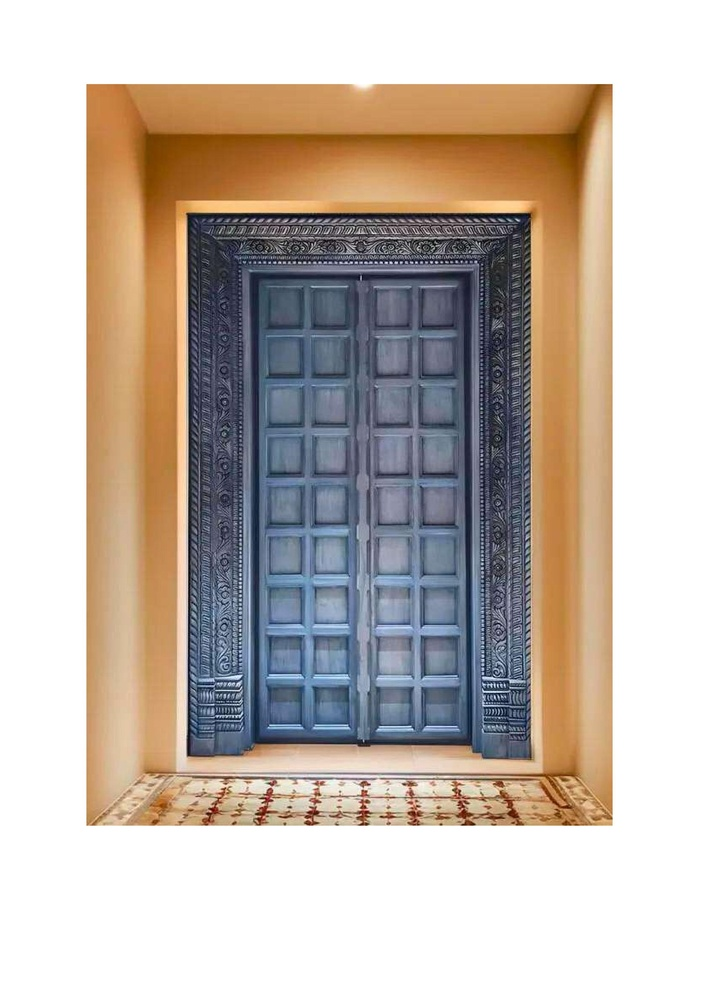
#> input picture input_images/sample (1).jpg, 707 x 999 px, shrunk from 2479 x 3504 before the run; its folder holds only this picture in this run
$ python auto_image_enhancer.py
#> lines starting #> are read from the running program, lines starting #| are printed output that depends on the picture; after the words box and inside, x2 and y2 are one past the last pixel; in counts of white or black regions, pixels touching at a corner belong together
#> further down, image is the input picture: PIL image 707x999 RGB; mean R, G, B 194.7, 183.6, 174.4
from PIL import Image, ImageChops, ImageEnhance
import os

# === Folder paths ===
input_folder = "input_images"
output_folder = "output_images"
os.makedirs(output_folder, exist_ok=True)

# === Smart crop to remove light/white edges ===
def smart_crop(image, tolerance=240):
#> called with tolerance = 240
    gray = image.convert("L")
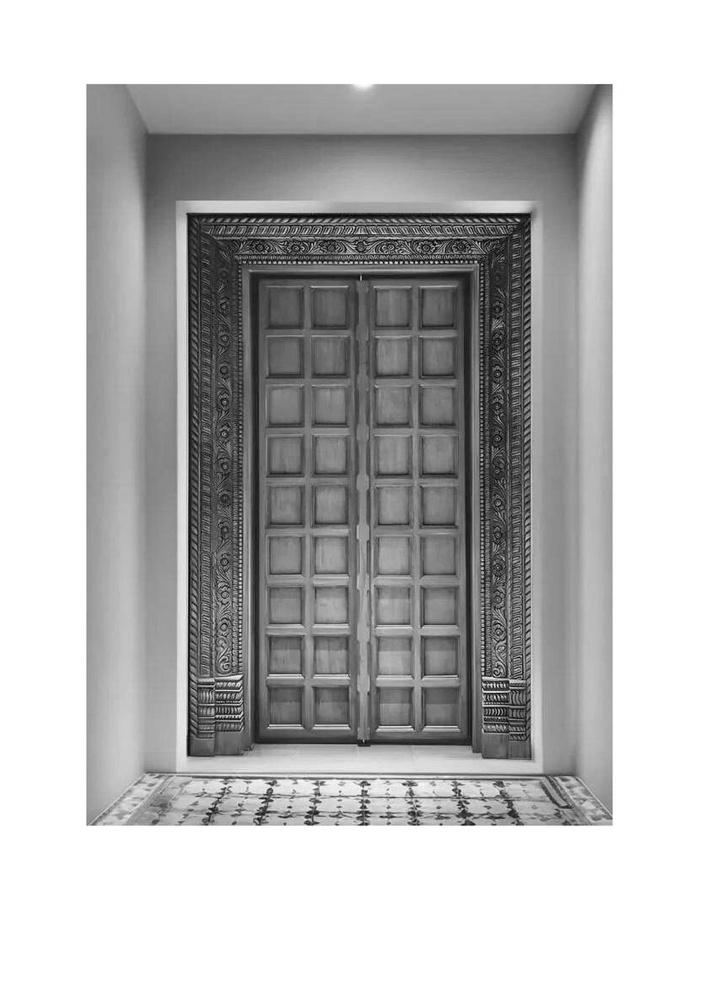
#> gray: PIL image 707x999 L; min 0, max 255, mean 185.9
    mask = gray.point(lambda x: 0 if x > tolerance else 255, mode='1')
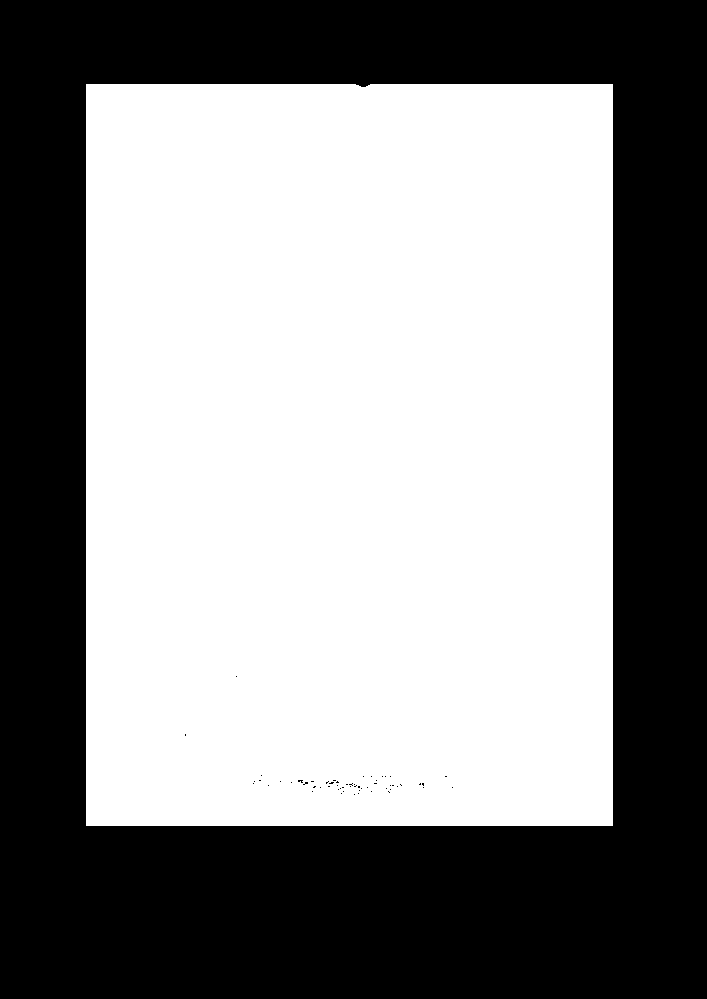
#> mask: PIL image 707x999 1; 55.3% white; 58 black regions (57 under 20 px), largest, box (x1, y1, x2, y2) and area: (0, 0, 707, 999) 315287
    bbox = mask.getbbox()
#> bbox = (86, 84, 613, 826)
    return image.crop(bbox) if bbox else image
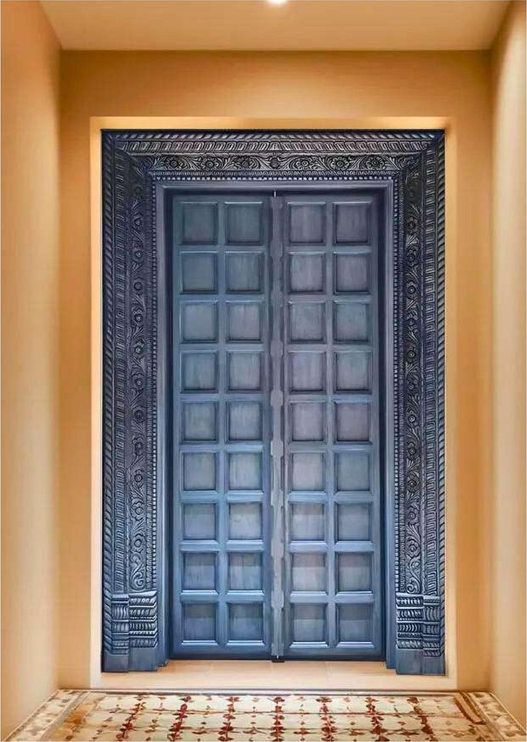
#> returned value: PIL image 527x742 RGB; mean R, G, B 146.2, 126, 109.5

# === Enhance image quality ===
def enhance_image(image, sharpness=1.3, contrast=1.2, brightness=1.1):
#> called with sharpness = 1.3, contrast = 1.2, brightness = 1.1
    enhancer = ImageEnhance.Sharpness(image)
    image = enhancer.enhance(sharpness)
#> image: PIL image 527x742 RGB

    enhancer = ImageEnhance.Contrast(image)
    image = enhancer.enhance(contrast)
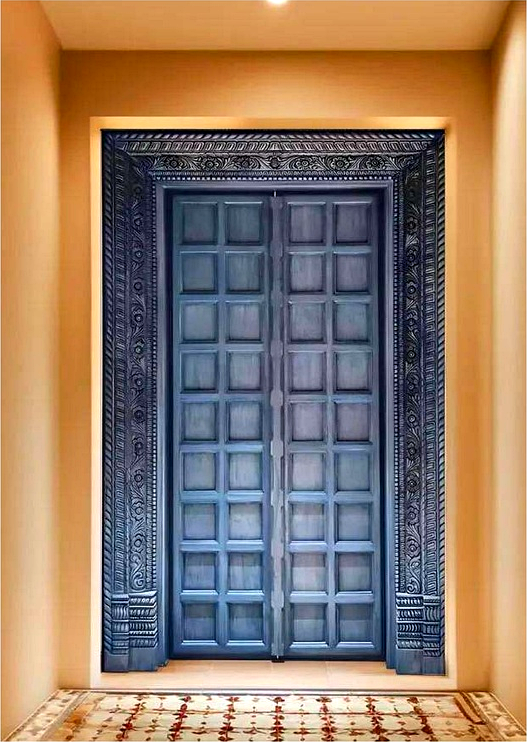
#> image: PIL image 527x742 RGB; mean R, G, B 148.4, 124.5, 104.9

    enhancer = ImageEnhance.Brightness(image)
    image = enhancer.enhance(brightness)
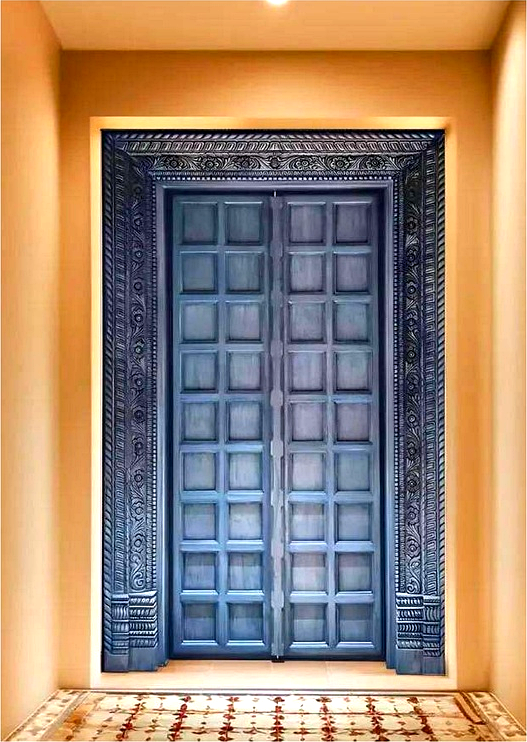
#> image: PIL image 527x742 RGB; mean R, G, B 161.4, 136.3, 114.9

    return image

# === Process all images ===
for filename in os.listdir(input_folder):
    if filename.lower().endswith(('.jpg', '.jpeg', '.png')):
        input_path = os.path.join(input_folder, filename)
        output_path = os.path.join(output_folder, filename)

        image = Image.open(input_path).convert("RGB")
        cropped = smart_crop(image, tolerance=240)
        enhanced = enhance_image(cropped)  # Enhance after cropping

        enhanced.save(output_path, "JPEG", quality=100, subsampling=0)

print("Done! Cropped and enhanced images saved to:", output_folder)

$ run again, on input_images/sample (13).jpg
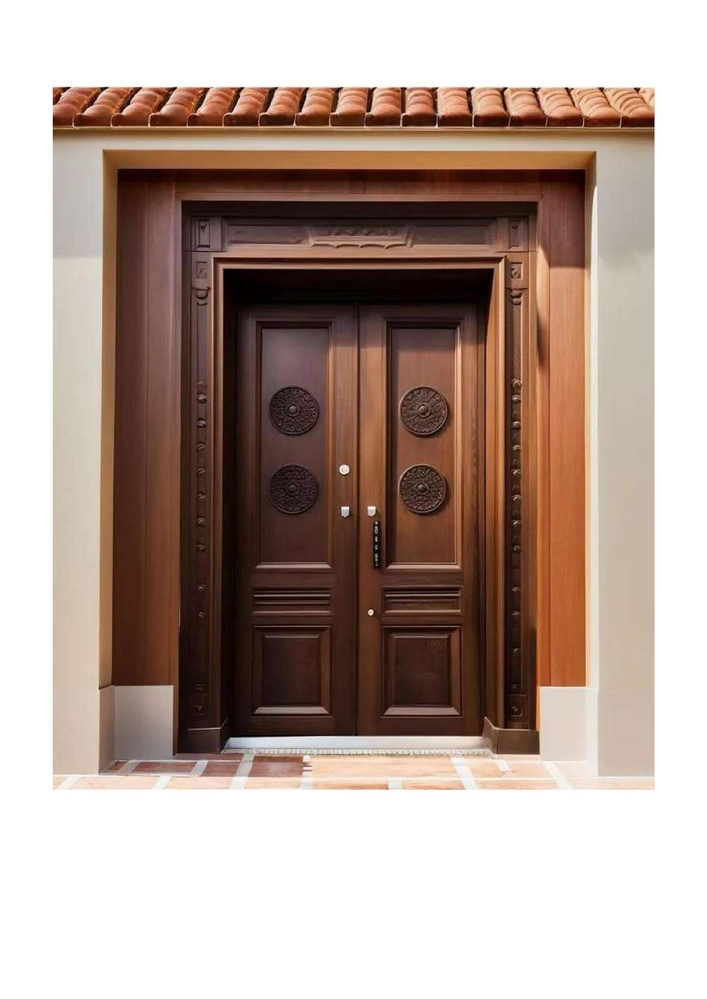
#> input picture input_images/sample (13).jpg, 707 x 999 px, shrunk from 2479 x 3504 before the run
#> image is the input picture: PIL image 707x999 RGB; mean R, G, B 179.2, 159.9, 150.4
#> in smart_crop, `mask = gray.point(lambda x: 0 if x > tolerance else 255, mode='1')`:
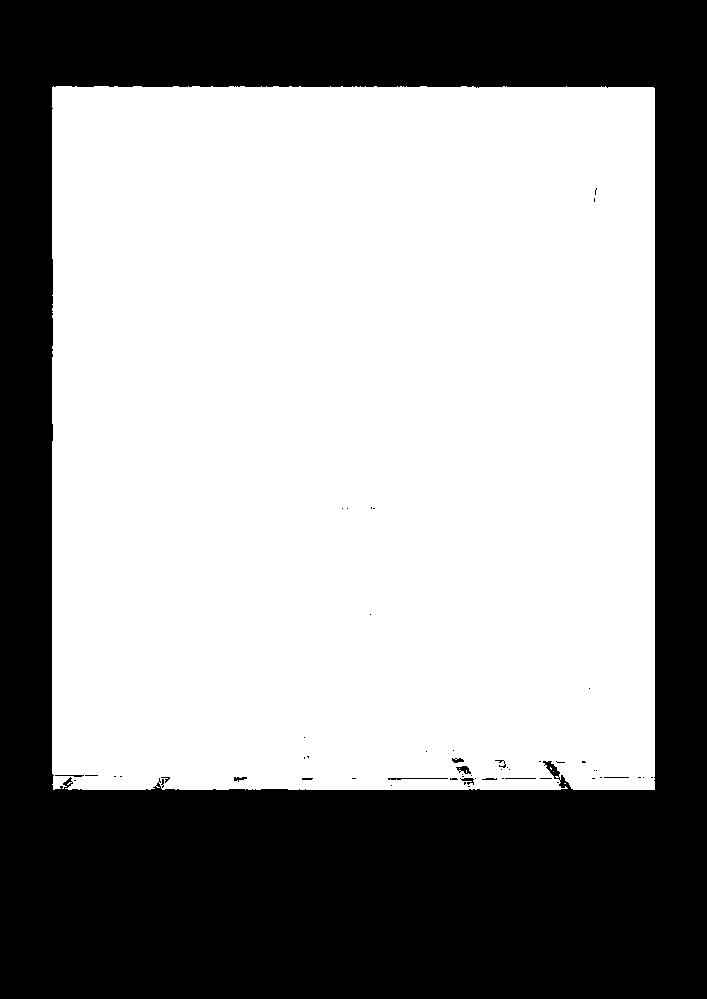
#> mask: PIL image 707x999 1; 59.9% white; 56 black regions (43 under 20 px), largest, box (x1, y1, x2, y2) and area: (0, 0, 707, 999) 282798, (388, 778, 448, 780) 71, (456, 766, 471, 774) 67
#> bbox = (52, 86, 655, 790)
#> in enhance_image, `image = enhancer.enhance(brightness)`:
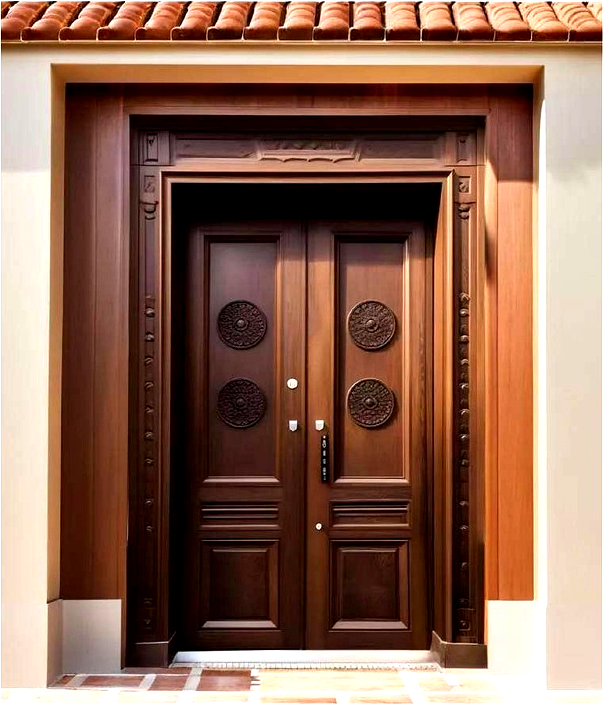
#> image: PIL image 603x704 RGB; mean R, G, B 143.3, 104.1, 84.7

$ run again, on input_images/sample (14).jpg
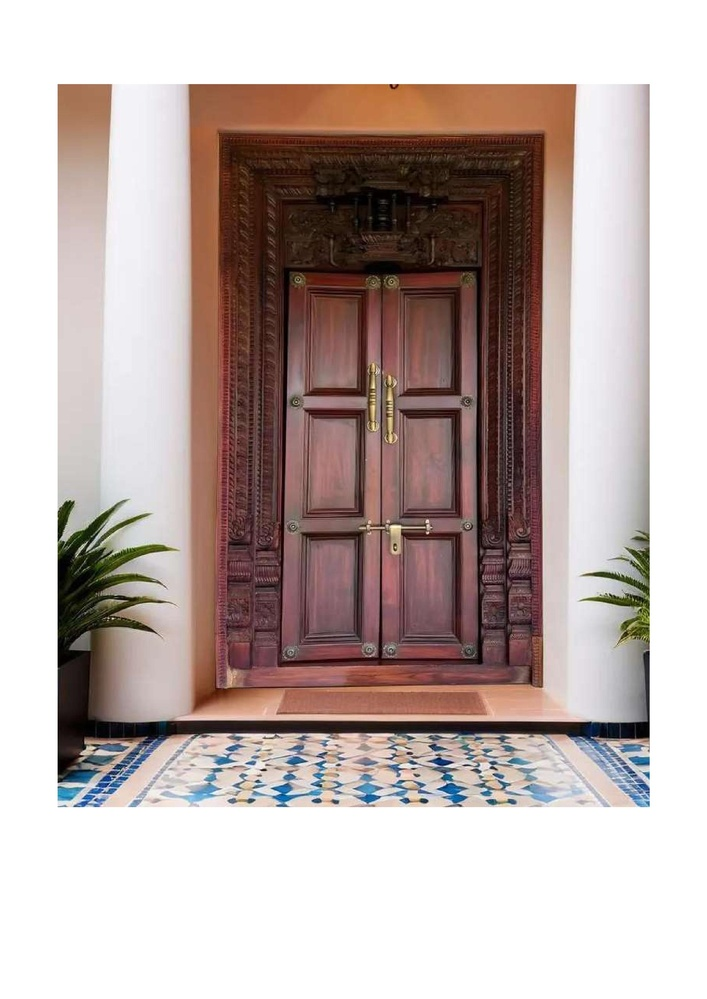
#> input picture input_images/sample (14).jpg, 707 x 999 px, shrunk from 2479 x 3504 before the run
#> image is the input picture: PIL image 707x999 RGB; mean R, G, B 189.3, 175.1, 171.5
#> in smart_crop, `mask = gray.point(lambda x: 0 if x > tolerance else 255, mode='1')`:
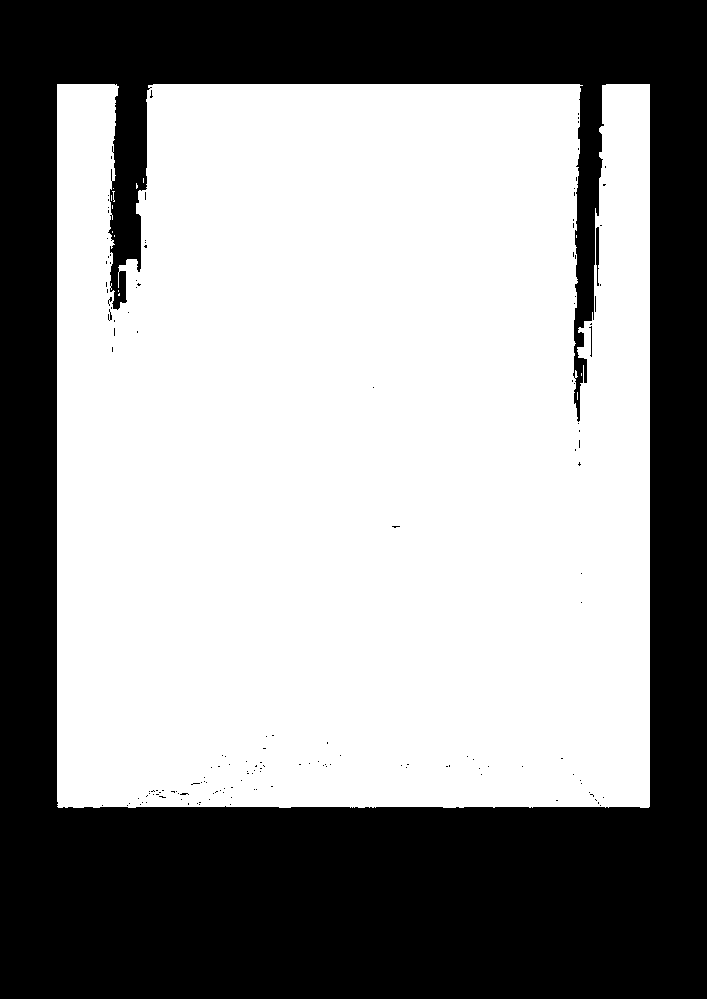
#> mask: PIL image 707x999 1; 59% white; 154 black regions (150 under 20 px), largest, box (x1, y1, x2, y2) and area: (0, 0, 707, 999) 288965, (596, 227, 599, 286) 138, (589, 326, 592, 357) 34, (108, 309, 112, 321) 23
#> bbox = (57, 84, 650, 808)
#> in enhance_image, `image = enhancer.enhance(brightness)`:
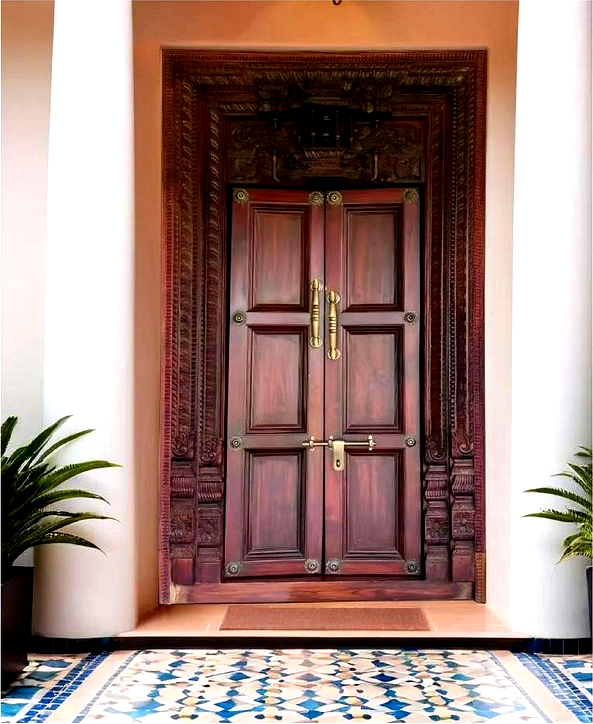
#> image: PIL image 593x724 RGB; mean R, G, B 160.1, 130.9, 123.4
